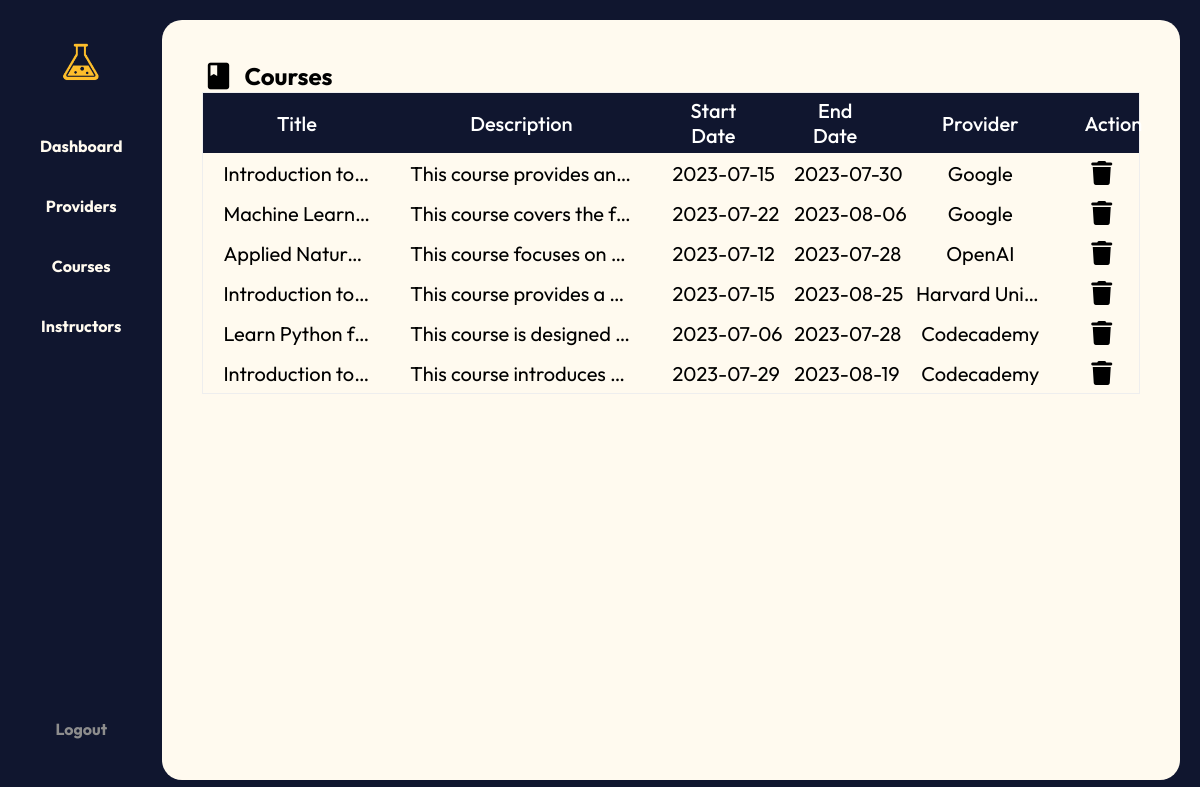
The page /php/admin/courses.php on the database its author committed.
### tables this page shows
CREATE TABLE `course` (
  `course_id` int(255) NOT NULL,
  `course_title` varchar(255) NOT NULL,
  `course_description` text NOT NULL,
  `course_start_date` date NOT NULL,
  `course_end_date` date NOT NULL,
  `provider_id` int(255) NOT NULL
);

CREATE TABLE `provider` (
  `provider_id` int(255) NOT NULL,
  `provider_name` varchar(255) NOT NULL,
  `user_id` int(255) NOT NULL
);

### php/includes/functions.inc.php (the view, shortened to what this page needs)
<?php
function getAllCourses($connect) {
    $sql = "SELECT * FROM course JOIN `provider` USING(provider_id);";
    $result = mysqli_query($connect, $sql);
    return $result;
}
function populateAdminCoursesTable($courses, $editable) {
    while ($row = mysqli_fetch_assoc($courses)) {
        $id = $row['course_id'];
        $title = $row['course_title'];
        $description = $row['course_description'];
        $startDate = $row['course_start_date'];
        $endDate = $row['course_end_date'];
        $providerName = $row['provider_name'];
        echo '<tr>';
            echo '<td class="overflow">' . $title . '</td>';
            echo '<td class="overflow">' . $description . '</td>';
            echo '<td class="fit">' . $startDate . '</td>';
            echo '<td class="fit">' . $endDate . '</td>';
            echo '<td class="overflow">' . $providerName . '</td>';
        if ($editable) {
            echo '<td>';
                echo '<div class="actions">' ;
                    echo "<a href='courses.php?del&courseId=$id' onclick='return confirmation();'>";
                        echo '<i class="fa fa-trash"></i>';
                    echo '</a>';
                echo '</div>';
            echo '</td>';
        }
        echo '</tr>';
    }
}
?>

### css/dashboard_shared.css (style rules this page uses)
* { color: #FFFAEF; background-color: #10162F; }
body { display: flex; flex-direction: row; align-items: stretch; width: 100%; height: 100%; font-family: "Outfit"; overflow: hidden; }
section * { color: black; background-color: transparent; font-size: 24px; }
td { text-align: center; font-weight: 400; vertical-align: middle; padding: 5px 20px; font-size: 20px; }
.fit { white-space:nowrap; }
.overflow { max-width: 200px; text-overflow: ellipsis; overflow: hidden; white-space: nowrap; }
.actions { display: flex; flex-direction: row; width: 100%; gap: 10px; justify-content: center; align-items: center; text-align: center; }

### rows shown on the page
course: course_title "Introduction to…", course_description "This course provides an…", course_start_date "2023-07-15", course_end_date "2023-07-30", provider.provider_name "Google"
course: course_title "Machine Learn…", course_description "This course covers the f…", course_start_date "2023-07-22", course_end_date "2023-08-06", provider.provider_name "Google"
course: course_title "Applied Natur…", course_description "This course focuses on…", course_start_date "2023-07-12", course_end_date "2023-07-28", provider.provider_name "OpenAI"
course: course_title "Introduction to…", course_description "This course provides a…", course_start_date "2023-07-15", course_end_date "2023-08-25", provider.provider_name "Harvard Uni…"
course: course_title "Learn Python f…", course_description "This course is designed…", course_start_date "2023-07-06", course_end_date "2023-07-28", provider.provider_name "Codecademy"
course: course_title "Introduction to…", course_description "This course introduces…", course_start_date "2023-07-29", course_end_date "2023-08-19", provider.provider_name "Codecademy"
